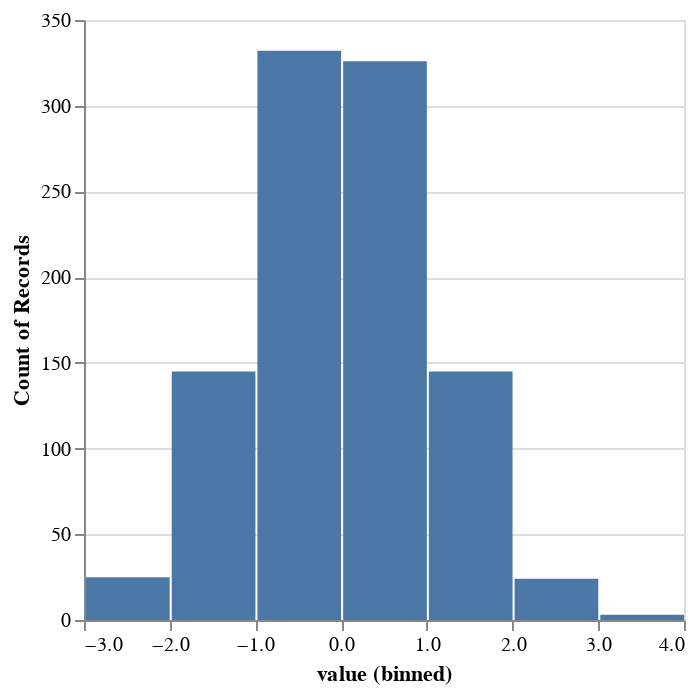

Notebook code for this chart:
### Code cell
import numpy as np

data = pd.DataFrame({
    'value': np.random.normal(0, 1, 1000)
})

chart = alt.Chart(data).mark_bar().encode(
    x=alt.X('value', bin=True),
    y='count()'
)

chart

### Figure 1 — Vega-Lite specification as saved in the notebook (floating-point values rounded to 4 significant figures; data arrays with more than 128 entries replaced by an {"elided": "..."} marker saying what was removed)
{"config": {"view": {"continuousWidth": 300, "continuousHeight": 300}}, "data": {"name": "data-015fffe82856ccbc4d7992075dd7e5e9"}, "mark": {"type": "bar"}, "encoding": {"x": {"bin": true, "field": "value", "type": "quantitative"}, "y": {"aggregate": "count", "type": "quantitative"}}, "$schema": "https://vega.github.io/schema/vega-lite/v5.8.0.json", "datasets": {"data-015fffe82856ccbc4d7992075dd7e5e9": {"elided": "1000 records"}}}
